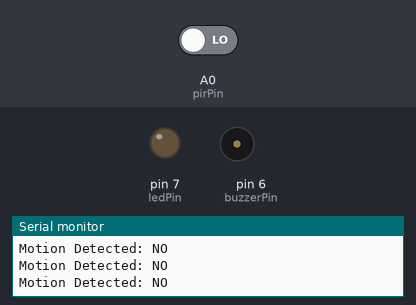
Recording of a sketch running on a simulated Arduino Uno, built with avr-gcc and run on an emulated ATmega328P. Parts: output pins drawn as LEDs (lit = HIGH), buzzer (waves = sounding), the last lines printed to the serial monitor. Dashed ring = blinking. Inputs (shaded band) come from the test bench; at power-on: A0 (pirPin) LOW.

Above: at 1.7 s.
1.8 s: A0 (pirPin) driven HIGH
At 2.42 s:
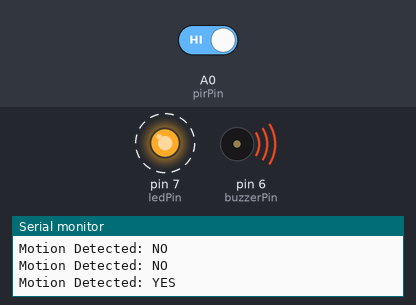
4.8 s: A0 (pirPin) driven LOW
At 6.1 s:
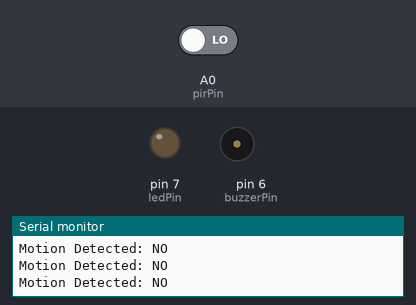
Timing chart, 0 to 7.8 s (numbered marks = the images above; inputs shaded):
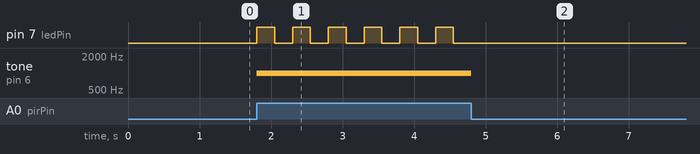

The sketch:

voinex.ino
```cpp
const int pirPin = A0;
const int ledPin = 7;
const int buzzerPin = 6;

bool motionDetected = false;
bool ledState = false;

unsigned long previousBlinkTime = 0;
unsigned long previousSerialTime = 0;

const unsigned long blinkInterval = 250;

void setup() {
  Serial.begin(115200);
  delay(500);

  pinMode(pirPin, INPUT);
  pinMode(ledPin, OUTPUT);
  pinMode(buzzerPin, OUTPUT);

  digitalWrite(ledPin, LOW);
  noTone(buzzerPin);

  Serial.println("PIR motion detector ready");
}

void loop() {
  motionDetected = digitalRead(pirPin) == HIGH;

  if (motionDetected) {
    unsigned long currentTime = millis();

    // Blink the LED
    if (currentTime - previousBlinkTime >= blinkInterval) {
      previousBlinkTime = currentTime;
      ledState = !ledState;
      digitalWrite(ledPin, ledState);
    }

    // Sound the buzzer
    tone(buzzerPin, 1000);
  } else {
    digitalWrite(ledPin, LOW);
    ledState = false;
    noTone(buzzerPin);
  }

  // Send a readable status every 500 ms
  if (millis() - previousSerialTime >= 500) {
    previousSerialTime = millis();

    Serial.print("Motion Detected: ");
    Serial.println(motionDetected ? "YES" : "NO");
  }
}
```

Measured:
- after the input at 1.8 s, pin 7 (ledPin): alternates HIGH for 0.25 s and LOW for 0.25 s, starting at once; tone on pin 6 (buzzerPin): silent → 1000 Hz at once
- after the input at 4.8 s, pin 7 (ledPin): stops changing and stays LOW; tone on pin 6 (buzzerPin): 1000 Hz → silent at once
